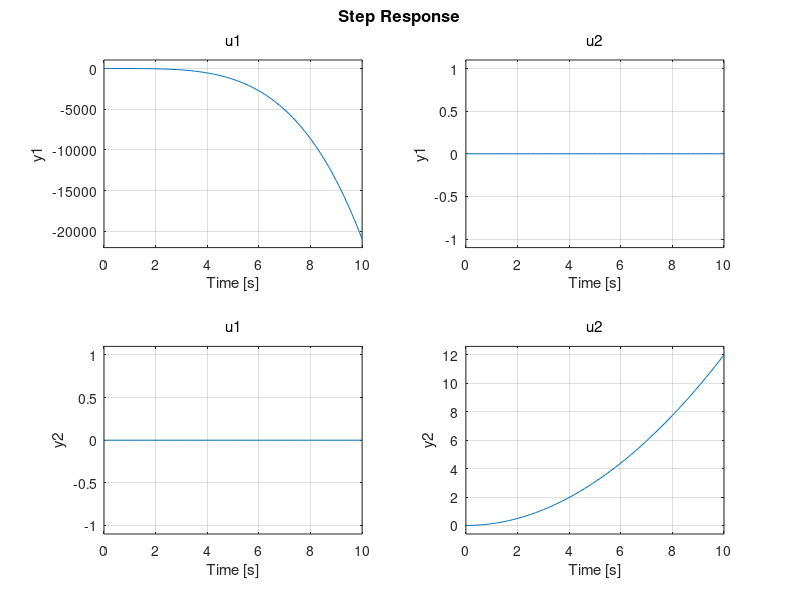

MATLAB code for this plot: (Note: this script raises an error after producing the figure.)
% Feedback Systems
% An Introduction for Scientists and Engineers
% Karl Johan Aström ˚
% Richard M. Murray

%%%%%%%%% page 203. In my dropbox/optimal_control  %%%%%%%%%%%%%
clear 
close all

m = 4; J = 0.0475; r = 0.25; g = 9.8; c = 0.05; F1=0; F2 = m*g;
A = [0 0 0 1 0 0;
     0 0 0 0 1 0;
     0 0 0 0 0 1;
     0 0 -g -c/m 0 0;
     0 0 0 0 -c/m 0;
     0 0 0 0 0 0];
B = [0 0;
      0 0;
      0 0;
      1/m 0;
      0 1/m;
      r/J 0];
C = [1 0 0 0 0 0;
       0 1 0 0 0 0];
Qz = eye(6); Qv = eye(2);
 
figure()
sys = ss(A, B, C, 0);
step(sys, 10)


%%%%%%%%%%%%%%%% Verbose mode: how to plot output response %%%%%%%%%%%%%%%%
syms s
x0 = [0.01; 0.01; 0; 0; 0; 0];   % initial condition
X_zs = (s*eye(6) - A)\B* (1/s);  % Unit step response.  This is called zerso state response
X_zi = (s*eye(6) - A)\x0;       % This is zero input response
out = C * ( ilaplace(X_zs) + ilaplace(X_zi) ); % since system is linearized, output = X_zs + X_zi (super position principle)

figure()
fplot(out(1,1), [0 10])  % plot for 10 sec
figure()
fplot(out(2,2), [0 10])
%%%%%%%%%%%%%%%%%%%%%%%%%%%%%%%%%%%%%%%%%%%%%%%%%%%%%%%%%%%%%%%%%%%%%%

%%%%%%%%%%%%%%%%  Trajectory tracking %%%%%%%%%%%%%%%%%%%%%%%%%%%%%%%%
time = 0:0.1:10;
 
figure()
xd = [1; 0; 0; 0; 0; 0]; yd = [0; 1; 0; 0; 0; 0]; % desired values of x, y
K = lqr(A, B, Qz, Qv);    % linear quadratic regulator
H1ax = ss(A-B*K,B(:,1)*K(1,:)*xd,C(1, :),0);  % u = -K (x - xd); x_dot = (A - B*K)x + B*K*xd; y = C*x
H1ay = ss(A-B*K,B(:,2)*K(2,:)*yd,C(2, :),0);
step(H1ax, H1ay, 10);
legend('x', 'y');
